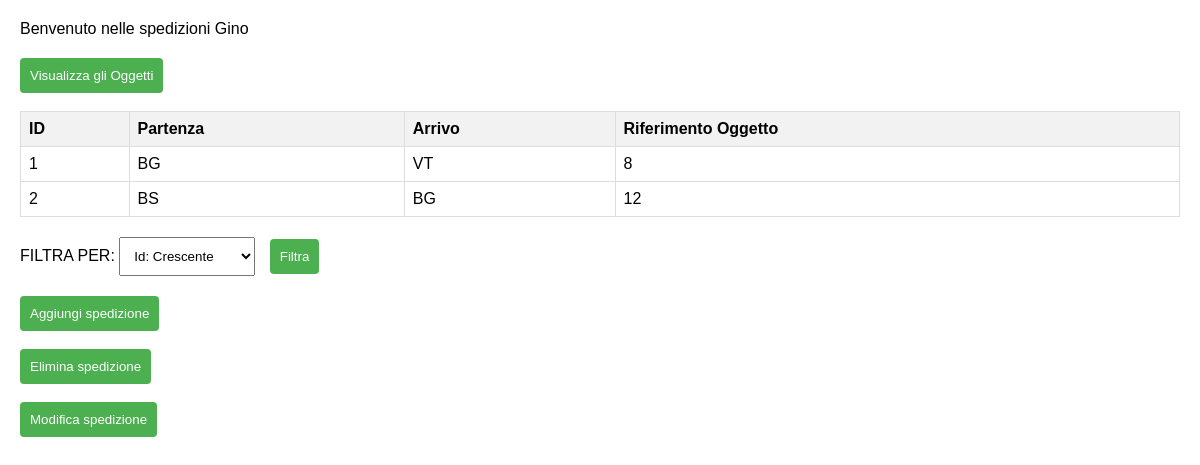
The page /spedizioni.php (signed in) on the database its author committed.
### tables this page shows
CREATE TABLE `spedizioni` (
  `id` int(11) NOT NULL,
  `partenza` varchar(2) NOT NULL,
  `arrivo` varchar(2) NOT NULL,
  `rif_ogg` int(11) NOT NULL
);

### spedizioni.php (the view, shortened to what this page needs)
<?php
if (isset($_SESSION["UTENTE"])) {
    echo '<link rel="stylesheet" type="text/css" href="style_scaffale.css">';
    echo "Benvenuto nelle spedizioni " . $_SESSION["UTENTE"];
    echo "<footer>
        <button onclick='redirectToPage(\"protetta.php\")'>Visualizza gli Oggetti</button>
      </footer><br>";
    try {
        $conn = new PDO("mysql:host=localhost;dbname=magazzino", "nicola", "1234");
        $conn->setAttribute(PDO::ATTR_ERRMODE, PDO::ERRMODE_EXCEPTION);
        $sql = 'SELECT * FROM spedizioni';
        $statement = $conn->query($sql);
        if ($statement->rowCount() > 0) {
            echo "<table>
                    <tr>
                        <th>ID</th>
                        <th>Partenza</th>
                        <th>Arrivo</th>
                        <th>Riferimento Oggetto</th>
                    </tr>";
            while ($row = $statement->fetch(PDO::FETCH_ASSOC)) {
                echo "<tr>
                        <td>{$row['id']}</td>
                        <td>{$row['partenza']}</td>
                        <td>{$row['arrivo']}</td>
                        <td>{$row['rif_ogg']}</td>
                    </tr> ";
            }
            echo "</table>";
            echo "<form method='POST'>
                    <label for='my_html_select_box'>FILTRA PER:</label>
                    <select name='my_html_select_box'>
                        <option>Id: Crescente</option>
                        <option>Id: Decrescente</option>
                    </select>
                    <button type='submit'>Filtra</button>
                </form>";
                echo"<button onclick='redirectToPage(\"aggiungi_spedizione.php\")'>Aggiungi spedizione</button><br><br>";
                echo"<button onclick='redirectToPage(\"elimina_spedizione.php\")'>Elimina spedizione</button><br><br>";
                echo"<button onclick='redirectToPage(\"modifica_spedizione.php\")'>Modifica spedizione</button><br><br>";
        } else {
            echo "Nessun risultato trovato";
        }
    } catch (PDOException $e) {
        echo "Connection failed: " . $e->getMessage();
    } finally {
        $conn = null;
    }
    echo "</body>
        </html>";
} else {
    echo "Accesso non consentito";
}
?>

### style_scaffale.css (style rules this page uses)
table { width: 100%; border-collapse: collapse; margin-bottom: 20px; }
th, td { border: 1px solid #dddddd; text-align: left; padding: 8px; }
th { background-color: #f2f2f2; }
form { margin-bottom: 20px; }
footer { margin-top: 20px; }
button { padding: 10px; cursor: pointer; background-color: #4CAF50; color: white; border: none; border-radius: 4px; }
select, button[type='submit'] { padding: 10px; margin-right: 10px; }

### rows shown on the page
spedizioni: id "1", partenza "BG", arrivo "VT", rif_ogg "8"
spedizioni: id "2", partenza "BS", arrivo "BG", rif_ogg "12"

### other values the page prints
$_SESSION["UTENTE"] "Gino"
